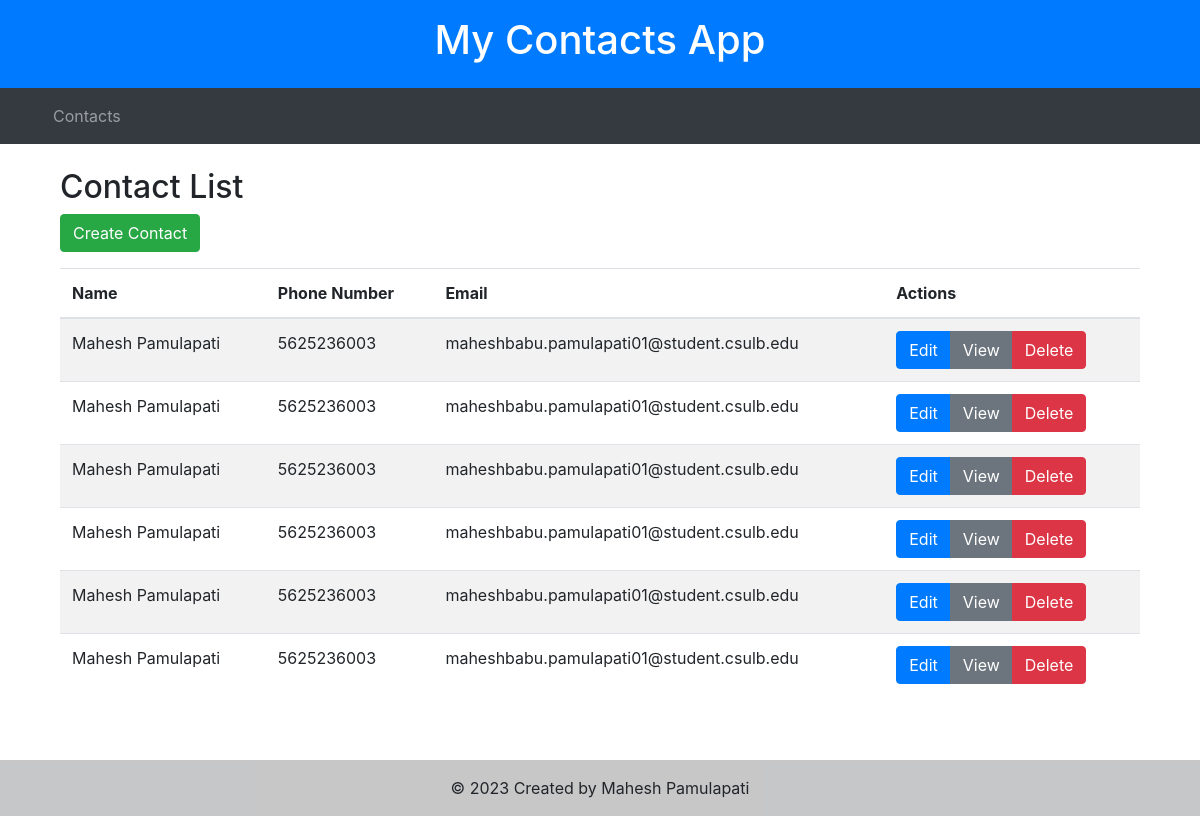
/, run on an earlier commit of the app's database.
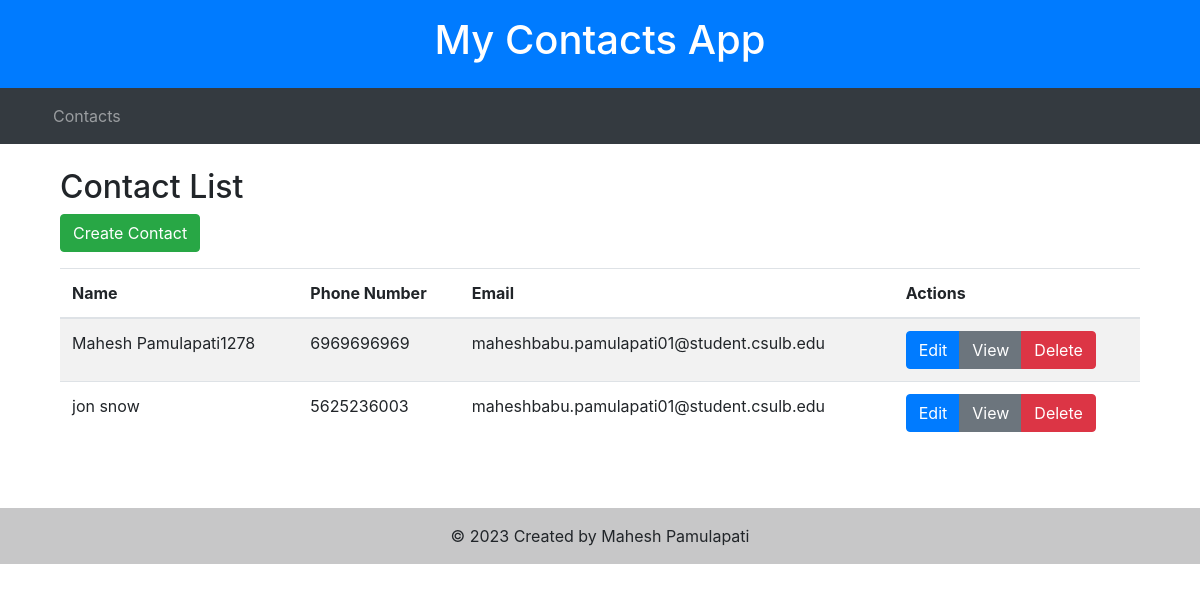
And on a later commit of the database.
### MY_Contacts/models.py (models this page shows, shortened)
class Contact(models.Model):
    first_name = models.CharField(max_length=100)
    last_name = models.CharField(max_length=100)
    phone_number = models.CharField(max_length=15)
    email = models.EmailField()
    address = models.TextField(null=True, blank=True)

### MY_Contacts/views.py (the view)
# urls.py: path('', views.contact_list, name='contact_list'),
def contact_list(request):
    contacts = Contact.objects.all()
    context = {'contacts': contacts}
    return render(request, 'MY_Contacts/contact_list.html', context)

### MY_Contacts/Templates/MY_Contacts/contact_list.html (shortened to what this page needs)
{% extends 'MY_Contacts/base.html' %}
{% block content %}
<div class="container">
    <h2>Contact List</h2>
    <a href="{% url 'MY_Contacts:contact_create' %}" class="btn btn-success mb-3">Create Contact</a>
    <table class="table table-striped">
        <thead>
            <tr>
                <th scope="col">Name</th>
                <th scope="col">Phone Number</th>
                <th scope="col">Email</th>
                <th scope="col">Actions</th>
            </tr>
        </thead>
        <tbody>
            {% for contact in contacts %}
                <tr>
                    <td>{{ contact.first_name }} {{ contact.last_name }}</td>
                    <td>{{ contact.phone_number }}</td>
                    <td>{{ contact.email }}</td>
                    <td>
                        <div class="btn-group" role="group" aria-label="Actions">
                            <a href="{% url 'MY_Contacts:contact_update' contact.id %}" class="btn btn-primary">Edit</a>
                            <a href="{% url 'MY_Contacts:contact_detail' contact.id %}" class="btn btn-secondary">View</a>
                            <a href="{% url 'MY_Contacts:contact_confirm_delete' contact.id %}" class="btn btn-danger">Delete</a>
                        </div>
                    </td>
                </tr>
            {% empty %}
                <tr>
                    <td colspan="4">No contacts available.</td>
                </tr>
            {% endfor %}
        </tbody>
    </table>
</div>
{% endblock %}

### MY_Contacts/Templates/MY_Contacts/base.html (shortened to what this page needs)
<!DOCTYPE html>
<html lang="en">
<head>
    <link rel="stylesheet" href="https://stackpath.bootstrapcdn.com/bootstrap/4.3.1/css/bootstrap.min.css">
</head>
<body>
    <header class="bg-primary text-white text-center p-3">
        <h1>{% block header %}My Contacts App{% endblock %}</h1>
    </header>
    <nav class="navbar navbar-expand-lg navbar-dark bg-dark">
        <div class="container">
            <ul class="navbar-nav">
                <li class="nav-item"><a class="nav-link" href="{% url 'MY_Contacts:contact_list' %}">Contacts</a></li>
            </ul>
        </div>
    </nav>
    <main class="container py-4">
        {% block content %}
        {% endblock %}
    </main>
    <footer class="bg-light text-center text-lg-start mt-4">
        <div class="text-center p-3" style="background-color: rgba(0, 0, 0, 0.2);">
            © 2023 Created by Mahesh Pamulapati
        </div>
    </footer>
</body>
</html>

What changed in the data, as far as the page shows it:
removed Contact: first_name "Mahesh", last_name "Pamulapati", phone_number "5625236003", email "maheshbabu.pamulapati01@student.csulb.edu"
removed Contact: first_name "Mahesh", last_name "Pamulapati", phone_number "5625236003", email "maheshbabu.pamulapati01@student.csulb.edu"
removed Contact: first_name "Mahesh", last_name "Pamulapati", phone_number "5625236003", email "maheshbabu.pamulapati01@student.csulb.edu"
removed Contact: first_name "Mahesh", last_name "Pamulapati", phone_number "5625236003", email "maheshbabu.pamulapati01@student.csulb.edu"
removed Contact: first_name "Mahesh", last_name "Pamulapati", phone_number "5625236003", email "maheshbabu.pamulapati01@student.csulb.edu"
removed Contact: first_name "Mahesh", last_name "Pamulapati", phone_number "5625236003", email "maheshbabu.pamulapati01@student.csulb.edu"
added Contact: first_name "Mahesh", last_name "Pamulapati1278", phone_number "6969696969", email "maheshbabu.pamulapati01@student.csulb.edu"
added Contact: first_name "jon", last_name "snow", phone_number "5625236003", email "maheshbabu.pamulapati01@student.csulb.edu"
